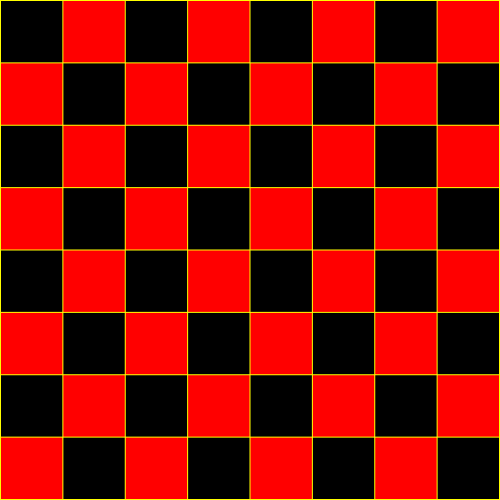
Frame 1 (no input)
Frame 60 (the mouse pressed at the canvas centre just before this capture): identical to frame 1, image omitted
Frame 120 (the mouse held since frame 60 and released just before this capture): identical to frame 1, image omitted

The Processing sketch that drew this single still picture (run headless with seeded random() and noise(); from frame 60 on, the mouse is pressed at the canvas centre):

// Processing sketch: Question_2
// ── Question_2.pde
int numSquares = 8;
int i = 0;
float rect_width;

void setup() {
  size(500,500);
  noStroke();
  background(255,255,0);
  
  //each rectangle size is equal to the quotient of the
  //width minus the total whitespace divided by the number of squares.
  rect_width = (width-(numSquares+1.0))/numSquares;
  
  
   while (i < numSquares) {
    int j = 0;
    while (j < numSquares) {
      //Determines whether square is red or black
      if ((i+j) % 2 != 0){
        fill(255,0,0);
      } else {
        fill(0);
      }
      //Draws the rectangle with 1 pixel of space between each one.
      rect(j*rect_width+j+1, i*rect_width+i+1, rect_width, rect_width);
      j++;
    }
    i++;
  }
}

void draw() {
 
}
